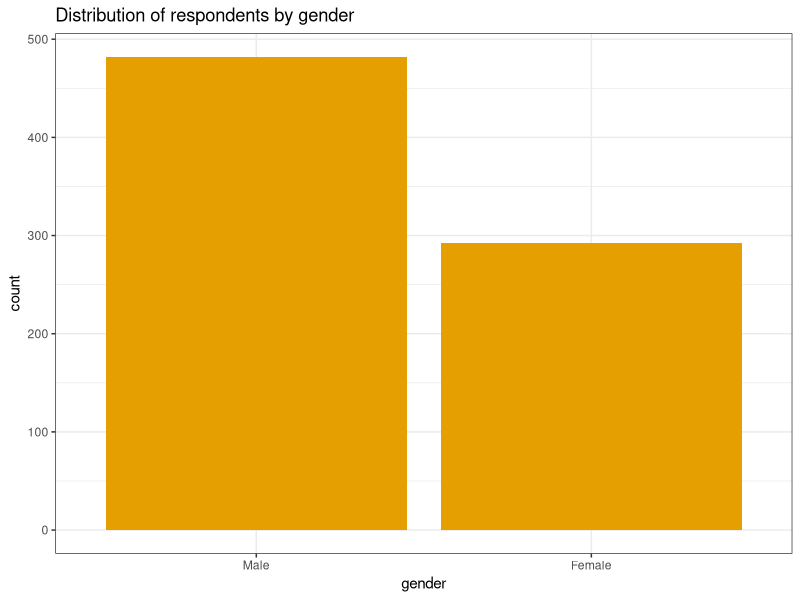
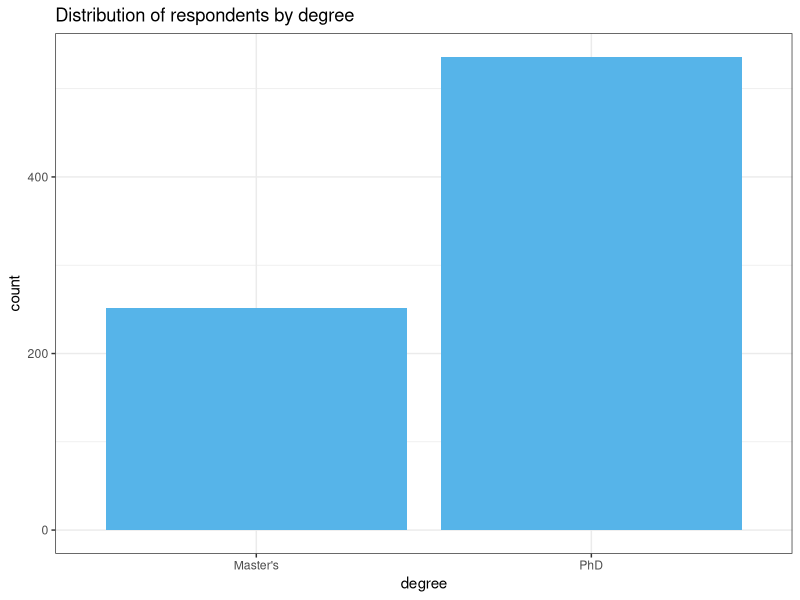
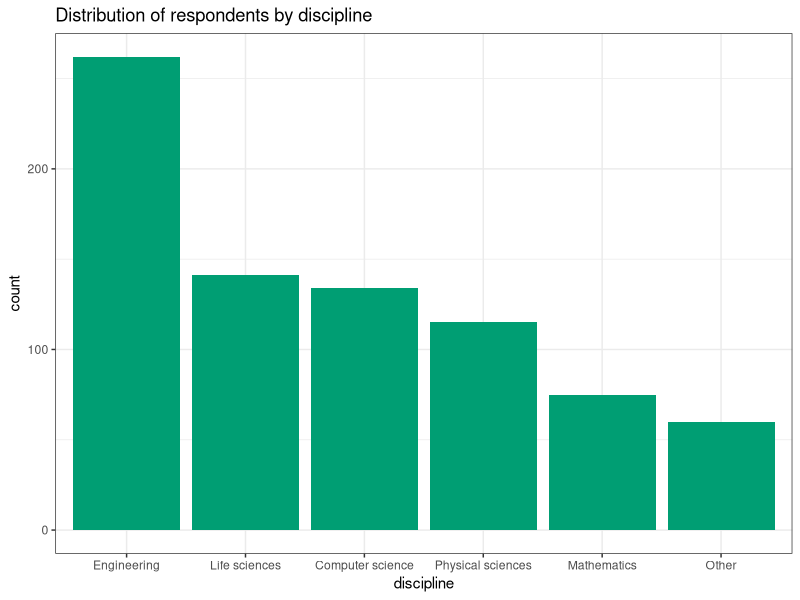
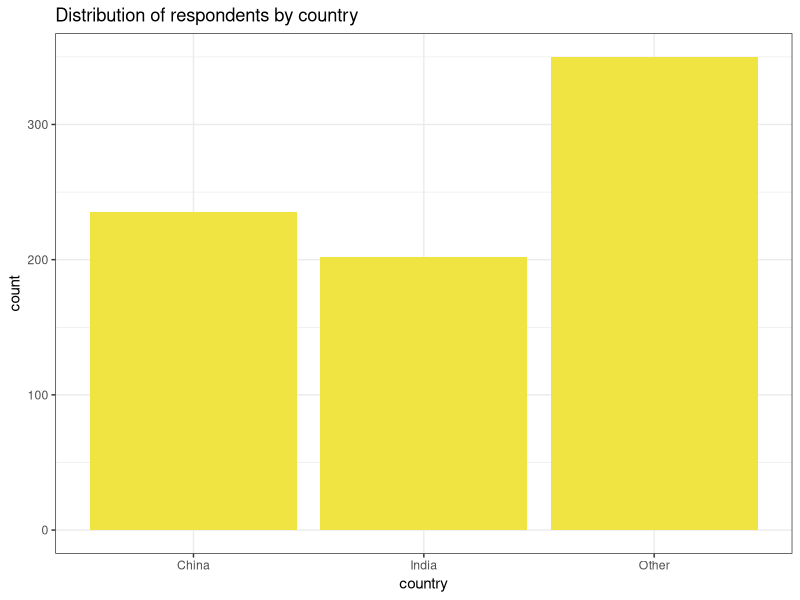
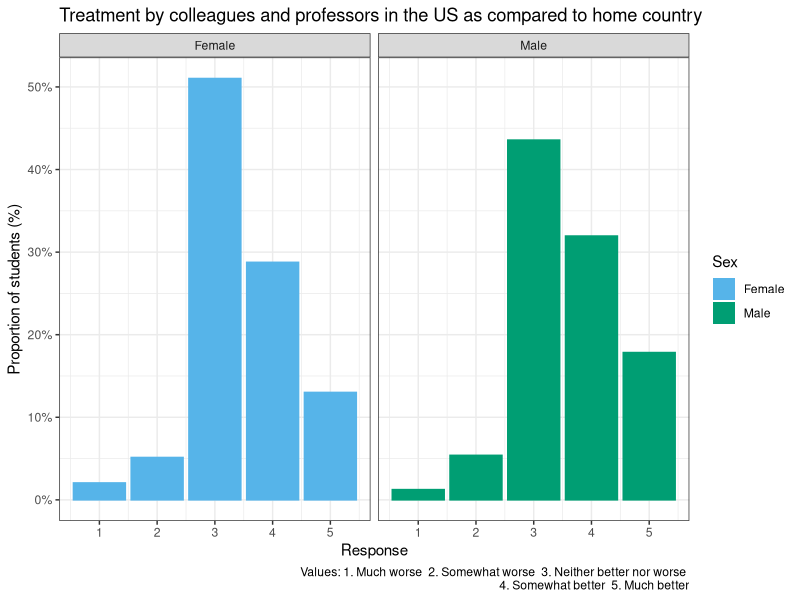
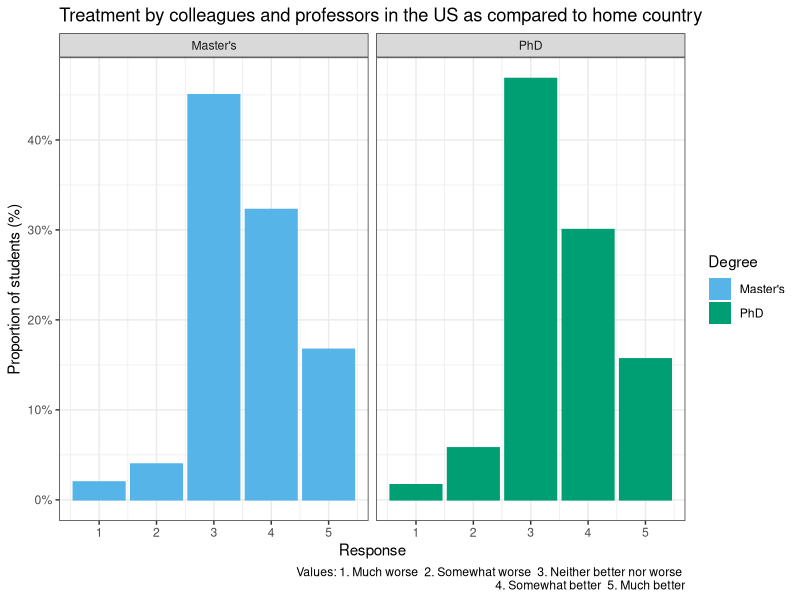
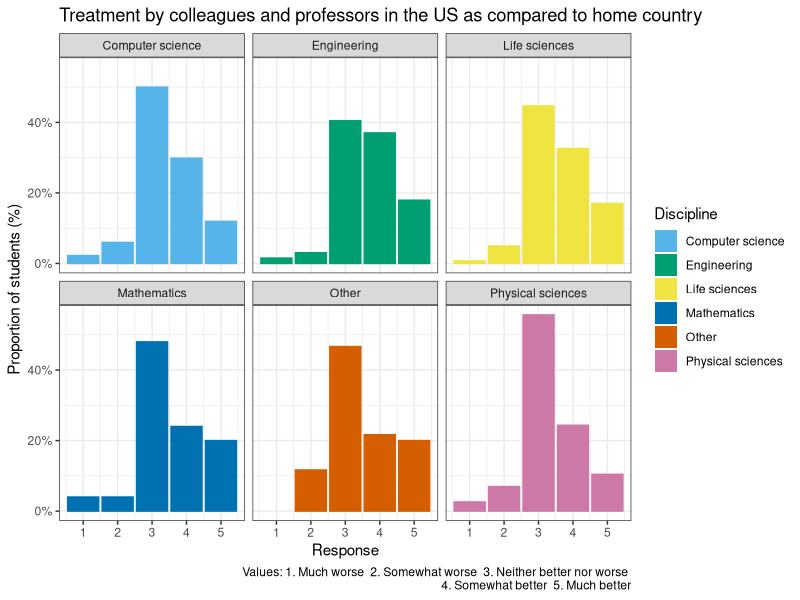
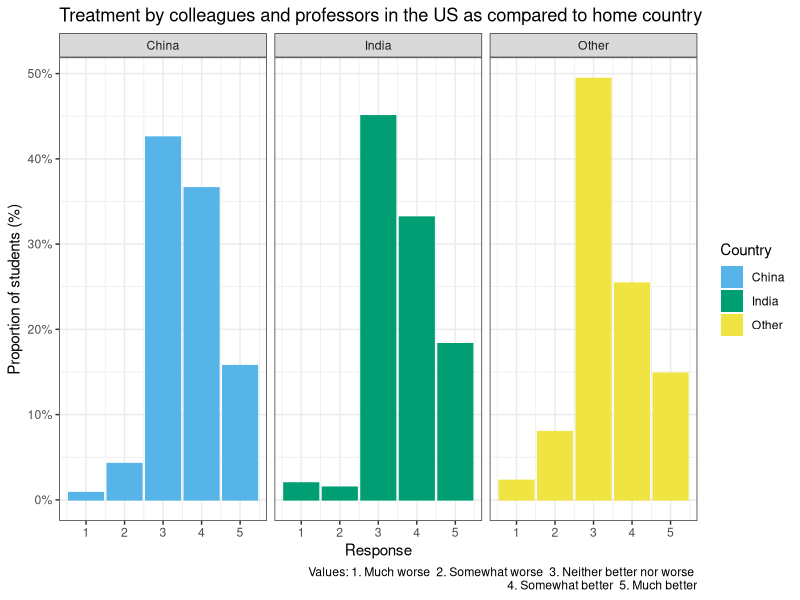

Here is the R script that generated these plots, in order:
## ---- chunk 1
knitr::opts_chunk$set(echo = TRUE, tidy = TRUE)
library(tidyverse)
cb_palette = c("#56B4E9", "#009E73", "#F0E442", "#0072B2", "#D55E00", "#CC79A7", "#E69F00", "#999999")
## ---- chunk 2
country = read.csv("Country-List-Metadata.csv")
# dom = read.csv("Domestic-graduate-student-survey-results.csv")
inter.data = read.csv("International-graduate-student-survey-results.csv")
# Q39
acad.experience <- rowSums(select(inter.data, Q39_1 , Q39_2 , Q39_3 , Q39_4 , Q39_5 , Q39_6 , Q39_7), na.rm = FALSE, dims = 1)/7
# acad.experience = round(acad.experience)
# Q43
acad.challenges =  as.numeric(inter.data$Q43_1 + inter.data$Q43_2 + inter.data$Q43_3 + inter.data$Q43_4 + inter.data$Q43_5 + inter.data$Q43_7)
inter.small = select(inter.data, Q2, Q3, Q4, Q5, Q22, Q36, Q40, Q41, Q42, Q28)
inter.small$Q39 = acad.experience
inter.small$Q43 = ifelse(inter.data$Q43_6, 0, ifelse(acad.challenges<3, 1, 2))
## ---- chunk 3
inter.small$gender <- as.factor(ifelse(inter.small$Q3==1, "Male", ifelse(inter.small$Q3==2, "Female", NA)))
gender_order <- c("Male", "Female")
ggplot(inter.small[!is.na(inter.small$gender),], aes(x=gender)) + stat_count(fill="#E69F00") + theme_bw() +
  ggtitle("Distribution of respondents by gender") +
  scale_x_discrete(limits = gender_order)
## ---- chunk 4
inter.small$degree <- as.factor(ifelse(inter.small$Q4==1, "Master's", "PhD"))
ggplot(inter.small, aes(x=degree)) + stat_count(fill="#56B4E9") + theme_bw() +
  ggtitle("Distribution of respondents by degree")
## ---- chunk 5
inter.small$discipline <- as.factor(ifelse(inter.small$Q5==1, "Life sciences", ifelse(inter.small$Q5==2, "Physical sciences", ifelse(inter.small$Q5==3, "Engineering", ifelse(inter.small$Q5==4, "Mathematics", ifelse(inter.small$Q5==5, "Computer science", "Other"))))))
disc_order <- c("Engineering", "Life sciences", "Computer science", "Physical sciences", "Mathematics", "Other")
ggplot(inter.small, aes(x=discipline)) + stat_count(fill="#009E73") + theme_bw() +
  ggtitle("Distribution of respondents by discipline") +
  scale_x_discrete(limits = disc_order)
## ---- chunk 6
inter.small$country <- as.factor(ifelse(inter.small$Q22==44, "China", ifelse(inter.small$Q22==91, "India", "Other")))
country_order <- c("China", "India", "Other")
ggplot(inter.small, aes(x=country)) + stat_count(fill="#F0E442") + theme_bw() +
  ggtitle("Distribution of respondents by country") +
  scale_x_discrete(limits = country_order)
## ---- chunk 7
inter.small$likelihood = recode(inter.small$Q28, `1` = 2, `3` = 1, `2` = 0)
inter.small$likelihood = as.factor(inter.small$likelihood)
levels(inter.small$likelihood) <- c("Unlikely", "Somewhat likely", "Very likely")
## ---- chunk 8
ggplot(inter.small[!is.na(inter.small$gender),], aes(x=Q40, color=gender, fill=gender)) +
  geom_bar(mapping = aes(x = Q40, y = ..prop.., group = 1), stat = "count") +
  scale_y_continuous(labels = scales::percent_format(accuracy = 1)) +
  facet_wrap(~gender) +
  guides(fill = guide_legend(title="Sex"), color = FALSE) +
  ggtitle("Treatment by colleagues and professors in the US as compared to home country") +
  labs(caption="Values: 1. Much worse  2. Somewhat worse  3. Neither better nor worse \n  4. Somewhat better  5. Much better") +
  xlab("Response") + ylab("Proportion of students (%)") +
  theme_bw() + scale_fill_manual(values=cb_palette) + scale_color_manual(values=cb_palette)
## ---- chunk 9
ggplot(inter.small[!is.na(inter.small$degree),], aes(x=Q40, color=degree, fill=degree)) +
  geom_bar(mapping = aes(x = Q40, y = ..prop.., group = 1), stat = "count") +
  scale_y_continuous(labels = scales::percent_format(accuracy = 1)) +
  facet_wrap(~degree) +
  guides(fill = guide_legend(title="Degree"), color = FALSE) +
  ggtitle("Treatment by colleagues and professors in the US as compared to home country") +
  labs(caption="Values: 1. Much worse  2. Somewhat worse  3. Neither better nor worse \n  4. Somewhat better  5. Much better") +
  xlab("Response") + ylab("Proportion of students (%)") +
  theme_bw() + scale_fill_manual(values=cb_palette) + scale_color_manual(values=cb_palette)
## ---- chunk 10
ggplot(inter.small[!is.na(inter.small$discipline),], aes(x=Q40, color=discipline, fill=discipline)) +
  geom_bar(mapping = aes(x = Q40, y = ..prop.., group = 1), stat = "count") +
  scale_y_continuous(labels = scales::percent_format(accuracy = 1)) +
  facet_wrap(~discipline) +
  guides(fill = guide_legend(title="Discipline"), color = FALSE) +
  ggtitle("Treatment by colleagues and professors in the US as compared to home country") +
  labs(caption="Values: 1. Much worse  2. Somewhat worse  3. Neither better nor worse \n  4. Somewhat better  5. Much better") +
  xlab("Response") + ylab("Proportion of students (%)") +
  theme_bw() + scale_fill_manual(values=cb_palette) + scale_color_manual(values=cb_palette)
## ---- chunk 11
ggplot(inter.small[!is.na(inter.small$country),], aes(x=Q40, color=country, fill=country)) +
  geom_bar(mapping = aes(x = Q40, y = ..prop.., group = 1), stat = "count") +
  scale_y_continuous(labels = scales::percent_format(accuracy = 1)) +
  facet_wrap(~country) +
  guides(fill = guide_legend(title="Country"), color = FALSE) +
  ggtitle("Treatment by colleagues and professors in the US as compared to home country") +
  labs(caption="Values: 1. Much worse  2. Somewhat worse  3. Neither better nor worse \n  4. Somewhat better  5. Much better") +
  xlab("Response") + ylab("Proportion of students (%)") +
  theme_bw() + scale_fill_manual(values=cb_palette) + scale_color_manual(values=cb_palette)
## ---- chunk 12
ggplot(inter.small[!is.na(inter.small$gender),], aes(x=Q41, color=gender, fill=gender)) +
  geom_bar(mapping = aes(x = Q41, y = ..prop.., group = 1), stat = "count") +
  scale_y_continuous(labels = scales::percent_format(accuracy = 1)) +
  facet_wrap(~gender) +
  guides(fill = guide_legend(title="Sex"), color = FALSE) +
  ggtitle("Expectation of treatment by colleagues and professors in home country if returned") +
  labs(caption="Values: 1. Much worse  2. Somewhat worse  3. Neither better nor worse \n  4. Somewhat better  5. Much better") +
  xlab("Response") + ylab("Proportion of students (%)") +
  theme_bw() + scale_fill_manual(values=cb_palette) + scale_color_manual(values=cb_palette)
## ---- chunk 13
ggplot(inter.small[!is.na(inter.small$degree),], aes(x=Q41, color=degree, fill=degree)) +
  geom_bar(mapping = aes(x = Q41, y = ..prop.., group = 1), stat = "count") +
  scale_y_continuous(labels = scales::percent_format(accuracy = 1)) +
  facet_wrap(~degree) +
  guides(fill = guide_legend(title="Degree"), color = FALSE) +
  ggtitle("Expected treatment by colleagues and professors in home country on return") +
  labs(caption="Values: 1. Much worse  2. Somewhat worse  3. Neither better nor worse \n  4. Somewhat better  5. Much better") +
  xlab("Response") + ylab("Proportion of students (%)") +
  theme_bw() + scale_fill_manual(values=cb_palette) + scale_color_manual(values=cb_palette)
## ---- chunk 14
ggplot(inter.small[!is.na(inter.small$discipline),], aes(x=Q41, color=discipline, fill=discipline)) +
  geom_bar(mapping = aes(x = Q41, y = ..prop.., group = 1), stat = "count") +
  scale_y_continuous(labels = scales::percent_format(accuracy = 1)) +
  facet_wrap(~discipline) +
  guides(fill = guide_legend(title="Discipline"), color = FALSE) +
  ggtitle("Expectation of treatment by colleagues and professors in home country if returned") +
  labs(caption="Values: 1. Much worse  2. Somewhat worse  3. Neither better nor worse \n  4. Somewhat better  5. Much better") +
  xlab("Response") + ylab("Proportion of students (%)") +
  theme_bw() + scale_fill_manual(values=cb_palette) + scale_color_manual(values=cb_palette)
## ---- chunk 15
ggplot(inter.small[!is.na(inter.small$country),], aes(x=Q41, color=country, fill=country)) +
  geom_bar(mapping = aes(x = Q41, y = ..prop.., group = 1), stat = "count") +
  scale_y_continuous(labels = scales::percent_format(accuracy = 1)) +
  facet_wrap(~country) +
  guides(fill = guide_legend(title="Country"), color = FALSE) +
  ggtitle("Expectation of treatment by colleagues and professors in home country if returned") +
  labs(caption="Values: 1. Much worse  2. Somewhat worse  3. Neither better nor worse \n  4. Somewhat better  5. Much better") +
  xlab("Response") + ylab("Proportion of students (%)") +
  theme_bw() + scale_fill_manual(values=cb_palette) + scale_color_manual(values=cb_palette)
## ---- chunk 16
ggplot(inter.small[!is.na(inter.small$gender),], aes(x=Q42, color=gender, fill=gender)) +
  geom_bar(mapping = aes(x = Q42, y = ..prop.., group = 1), stat = "count") +
  scale_y_continuous(labels = scales::percent_format(accuracy = 1)) +
  facet_wrap(~gender) +
  guides(fill = guide_legend(title="Sex"), color = FALSE) +
  ggtitle("Adjustment to American culture") +
  labs(caption="Response values scaled from 1 meaning Did not adjust well to 5 meaning Adjusted well") +
  xlab("Response") + ylab("Proportion of students (%)") +
  theme_bw() + scale_fill_manual(values=cb_palette) + scale_color_manual(values=cb_palette)
## ---- chunk 17
ggplot(inter.small[!is.na(inter.small$degree),], aes(x=Q42, color=degree, fill=degree)) +
  geom_bar(mapping = aes(x = Q42, y = ..prop.., group = 1), stat = "count") +
  scale_y_continuous(labels = scales::percent_format(accuracy = 1)) +
  facet_wrap(~degree) +
  guides(fill = guide_legend(title="Degree"), color = FALSE) +
  ggtitle("Adjustment to American culture") +
  labs(caption="Response values scaled from 1 meaning Did not adjust well to 5 meaning Adjusted well") +
  xlab("Response") + ylab("Proportion of students (%)") +
  theme_bw() + scale_fill_manual(values=cb_palette) + scale_color_manual(values=cb_palette)
## ---- chunk 18
ggplot(inter.small[!is.na(inter.small$discipline),], aes(x=Q42, color=discipline, fill=discipline)) +
  geom_bar(mapping = aes(x = Q42, y = ..prop.., group = 1), stat = "count") +
  scale_y_continuous(labels = scales::percent_format(accuracy = 1)) +
  facet_wrap(~discipline) +
  guides(fill = guide_legend(title="Discipline"), color = FALSE) +
  ggtitle("Adjustment to American culture") +
  labs(caption="Response values scaled from 1 meaning Did not adjust well to 5 meaning Adjusted well") +
  xlab("Response") + ylab("Proportion of students (%)") +
  theme_bw() + scale_fill_manual(values=cb_palette) + scale_color_manual(values=cb_palette)
## ---- chunk 19
ggplot(inter.small[!is.na(inter.small$country),], aes(x=Q42, color=country, fill=country)) +
  geom_bar(mapping = aes(x = Q42, y = ..prop.., group = 1), stat = "count") +
  scale_y_continuous(labels = scales::percent_format(accuracy = 1)) +
  facet_wrap(~country) +
  guides(fill = guide_legend(title="Country"), color = FALSE) +
  ggtitle("Adjustment to American culture") +
  labs(caption="Response values scaled from 1 meaning Did not adjust well to 5 meaning Adjusted well") +
  xlab("Response") + ylab("Proportion of students (%)") +
  theme_bw() + scale_fill_manual(values=cb_palette) + scale_color_manual(values=cb_palette)
## ---- chunk 20
ggplot(inter.small[!is.na(inter.small$gender),], aes(x=Q43, color=gender, fill=gender)) +
  geom_bar(mapping = aes(x = Q43, y = ..prop.., group = 1), stat = "count") +
  scale_y_continuous(labels = scales::percent_format(accuracy = 1)) +
  facet_wrap(~gender) +
  guides(fill = guide_legend(title="Sex"), color = FALSE) +
  ggtitle("Challenges encountered in the US") +
  labs(caption="Response values: 0: Did not face any challenges 1: Faced some challenges \n2: Faced a lot of challenges") +
  xlab("Response") + ylab("Proportion of students (%)") +
  theme_bw() + scale_fill_manual(values=cb_palette) + scale_color_manual(values=cb_palette)
## ---- chunk 21
ggplot(inter.small[!is.na(inter.small$degree),], aes(x=Q43, color=degree, fill=degree)) +
  geom_bar(mapping = aes(x = Q43, y = ..prop.., group = 1), stat = "count") +
  scale_y_continuous(labels = scales::percent_format(accuracy = 1)) +
  facet_wrap(~degree) +
  guides(fill = guide_legend(title="Degree"), color = FALSE) +
  ggtitle("Challenges encountered in the US") +
  labs(caption="Response values: 0: Did not face any challenges 1: Faced some challenges \n2: Faced a lot of challenges") +
  xlab("Response") + ylab("Proportion of students (%)") +
  theme_bw() + scale_fill_manual(values=cb_palette) + scale_color_manual(values=cb_palette)
## ---- chunk 22
ggplot(inter.small[!is.na(inter.small$discipline),], aes(x=Q43, color=discipline, fill=discipline)) +
  geom_bar(mapping = aes(x = Q43, y = ..prop.., group = 1), stat = "count") +
  scale_y_continuous(labels = scales::percent_format(accuracy = 1)) +
  facet_wrap(~discipline) +
  guides(fill = guide_legend(title="Discipline"), color = FALSE) +
  ggtitle("Challenges encountered in the US") +
  labs(caption="Response values: 0: Did not face any challenges 1: Faced some challenges \n2: Faced a lot of challenges") +
  xlab("Response") + ylab("Proportion of students (%)") +
  theme_bw() + scale_fill_manual(values=cb_palette) + scale_color_manual(values=cb_palette)
## ---- chunk 23
ggplot(inter.small[!is.na(inter.small$country),], aes(x=Q43, color=country, fill=country)) +
  geom_bar(mapping = aes(x = Q43, y = ..prop.., group = 1), stat = "count") +
  scale_y_continuous(labels = scales::percent_format(accuracy = 1)) +
  facet_wrap(~country) +
  guides(fill = guide_legend(title="Country"), color = FALSE) +
  ggtitle("Challenges encountered in the US") +
  labs(caption="Response values: 0: Did not face any challenges 1: Faced some challenges \n2: Faced a lot of challenges") +
  xlab("Response") + ylab("Proportion of students (%)") +
  theme_bw() + scale_fill_manual(values=cb_palette) + scale_color_manual(values=cb_palette)
## ---- chunk 24
aggregate(Q40 ~ Q43, data=inter.small, length)
## ---- chunk 25
ggplot(inter.small[!is.na(inter.small$gender),], aes(x = Q39, ..count.., fill = likelihood)) + 
  geom_density(position = "fill") + 
  ggtitle("Likelihood of staying in the US after graduation") + 
  scale_fill_manual(values = cb_palette) +
  facet_wrap(~gender)
## ---- chunk 26
ggplot(inter.small, aes(x = Q40, ..count.., fill = likelihood)) + stat_count(position = "fill") + ggtitle("Likelihood of staying in the US after graduation") + scale_fill_manual(values = cb_palette)
## ---- chunk 27
ggplot(inter.small, aes(x = Q41, ..count.., fill = likelihood)) + stat_count(position = "fill") + ggtitle("Likelihood of staying in the US after graduation") + scale_fill_manual(values = cb_palette)
## ---- chunk 28
ggplot(inter.small, aes(x = Q42, ..count.., fill = likelihood)) + stat_count(position = "fill") + ggtitle("Likelihood of staying in the US after graduation") + scale_fill_manual(values = cb_palette)
## ---- chunk 29
ggplot(inter.small, aes(x = Q43, ..count.., fill = likelihood)) + stat_count(position = "fill") + ggtitle("Likelihood of staying in the US after graduation") + scale_fill_manual(values = cb_palette)
## ---- chunk 30
ggplot(inter.small, aes(x = Q36, ..count.., fill = likelihood)) + stat_count(position = "fill") + ggtitle("Likelihood of staying in the US after graduation") + scale_fill_manual(values = cb_palette)
## ---- chunk 31
summary(factor(inter.data$Q22))
